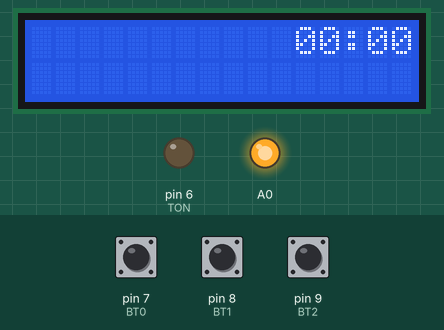
This sketch was run on a simulated Arduino Uno, built with avr-gcc and run on an emulated ATmega328P. Parts: 16×2 character LCD, output pins drawn as LEDs (lit = HIGH). The test bench sets the inputs (shaded band); at power-on: pin 8 (BT1) HIGH, pin 9 (BT2) HIGH, pin 7 (BT0) HIGH. What the sketch prints to the serial monitor is not drawn.

Above: at 1.2 s.
1.3 s: pin 8 (BT1) pulled LOW for 0.35 s
At 1.9 s:
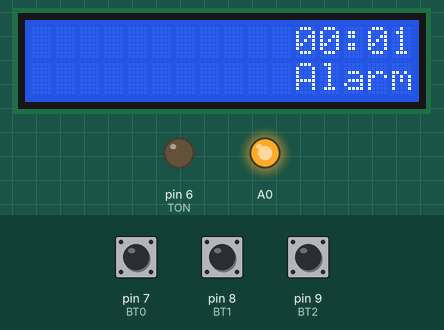
3.1 s: pin 9 (BT2) pulled LOW for 0.35 s
At 3.45 s:
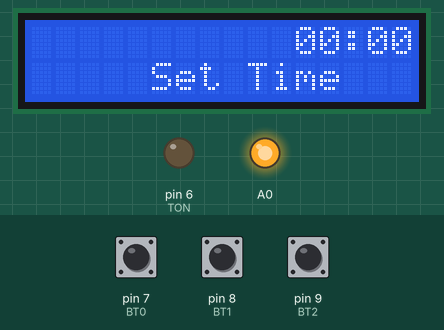
4.9 s: pin 8 (BT1) pulled LOW for 1 s
At 5.5 s:
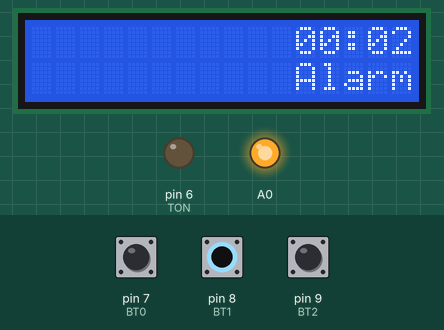
7.4 s: pin 9 (BT2) pulled LOW for 3.2 s
At 7.8 s:
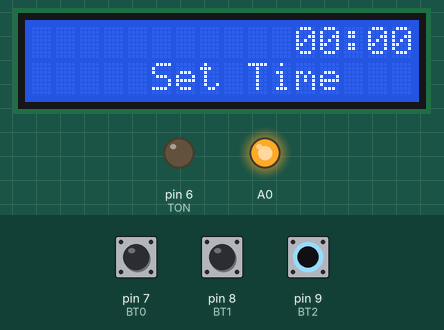

The sketch:

Alarm_clock.ino
```cpp
#include <Alarm.h>
#define TON 6
#define EN 11
#define RS 12
#define BT0 7  //10
#define BT1 8  //11
#define BT2 9  //13
#define BT3 10 //8

LiquidCrystal lcd(RS, EN, 5, 4, 3, 2);

int starttime;
int activetime;
int prevoustime = 0;

int hours = 0;
int mins = 0;

int ahours = 0;
int amins = 0;

void setup()
{
  lcd.begin(16, 2);
  lcd.clear();

  Serial.begin(9600);

  pinMode(BT2, INPUT);
  digitalWrite(BT2, HIGH);
  pinMode(BT1, INPUT);
  digitalWrite(BT1, HIGH);
  pinMode(BT0, INPUT);
  digitalWrite(BT0, HIGH);

   pinMode(8, INPUT);
  digitalWrite(8, HIGH);
  pinMode(A0, OUTPUT);
  digitalWrite(A0, HIGH);

   pinMode(TON, OUTPUT);

  starttime = millis()/1000;
}

void loop()
{
  while(digitalRead(8) == LOW)
  {
    lcd.setCursor(EN,1);
    lcd.print("Alarm");
    lcd.setCursor(EN,0);
       if(digitalRead(BT1) == LOW)
    {
     amins++;
    }
    else if (digitalRead(BT0) == LOW)
    {
      ahours++;
    }
     lcd.setCursor(EN,0);

  if(ahours < BT3)
  {
    lcd.print("0");
    lcd.print(ahours);
  }
  else
  {
    lcd.print(ahours);
  }

    lcd.print(":");

  if (amins < BT0)
  {
    lcd.print("0");
      lcd.print(amins);
  }
  else
  {
      lcd.print(amins);
  }
 if(amins > 59)
     {
      ahours++;
      amins = 0;
     }
     if(ahours > 23)
     {
      ahours = 0;
     }
     delay(500);
     lcd.clear();
  }

  if(digitalRead(BT2) == LOW)
  {

    lcd.setCursor(5,1);
    lcd.print("Set Time");
    lcd.setCursor(EN,0);
     if(digitalRead(BT1) == LOW)
    {
     mins++;
    }
    else if (digitalRead(BT0) == LOW)
    {
      hours++;
    }


  }

      activetime = (millis() / 1000) - starttime;
      if(prevoustime < (activetime - 59))
      {
       mins++;
       prevoustime = activetime;
      }

      if(mins > 59)
     {
      hours++;
      mins = 0;
     }

     if(hours > 23)
     {
      hours = 0;
     }


  lcd.setCursor(EN,0);

  if(hours < BT0)
  {
    lcd.print("0");
    lcd.print(hours);
  }
  else
  {
    lcd.print(hours);
  }

    lcd.print(":");

  if (mins < BT0)
  {
    lcd.print("0");
      lcd.print(mins);
  }
  else
  {
      lcd.print(mins);
  }


if(ahours == hours && amins == mins && amins != 0)
{
  tone(TON, 1000, 200);
  delay(200);
  noTone(TON);
delay(200);
}
else
{
    delay(300);
}
  lcd.clear();


  Serial.println(mins);
  Serial.println(hours);
  Serial.println("");
  Serial.println(amins);
  Serial.println(ahours);
  Serial.println("");
  Serial.println(activetime);
  Serial.println(prevoustime);
  Serial.println(starttime);
  Serial.println("");
}
```

Measured:
- after the input at 1.3 s, the display: first differs from a run without the input after 0.29 s (image 1)
- after the input at 3.1 s, the display: first differs from a run without the input after 0.21 s (image 2)
- after the input at 4.9 s, the display: first differs from a run without the input after 0.23 s (image 3)
- after the input at 7.4 s, the display: first differs from a run without the input after 0.26 s (image 4)
- what the display in image 3 shows lasts 0.5 s, from 5.1 s to 5.6 s
